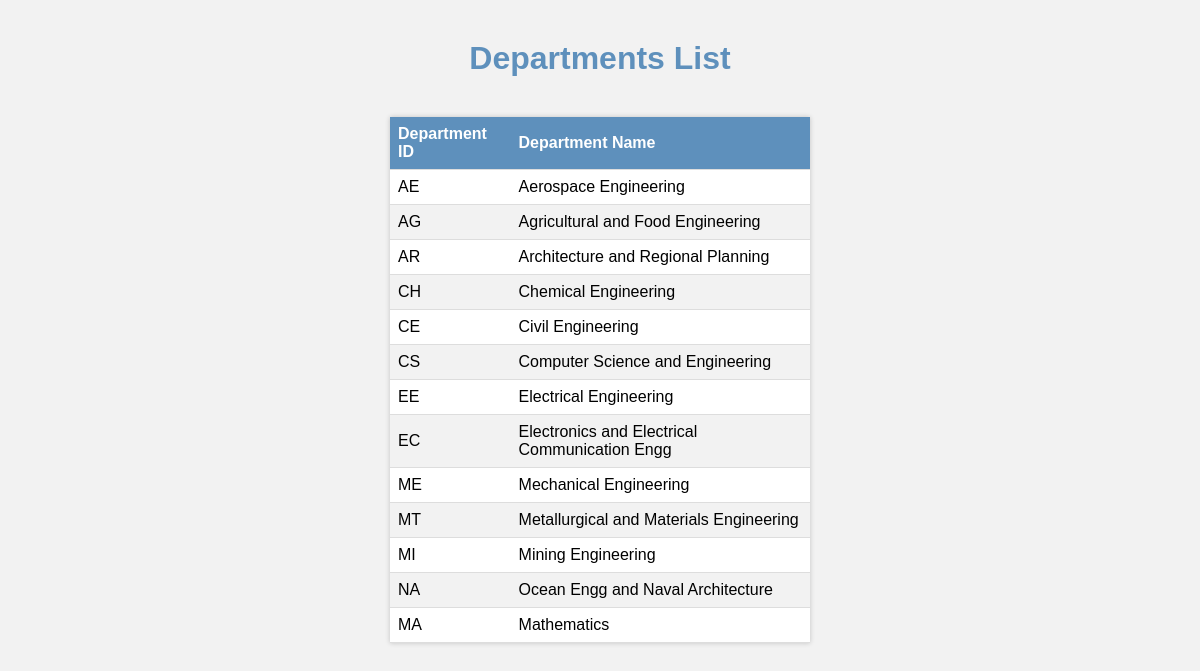
The page /departments on the database its author committed.
### polls/models.py (models this page shows, shortened)
class department(models.Model):
    department_id = models.CharField(max_length=200, primary_key=True, unique=True, null=False)
    name = models.CharField(max_length=200, null=False)

### polls/views.py (the view)
# urls.py: path('departments',views.view_departments, name="view_departments"),
def view_departments(request):
    return render(request,"polls/departments.html",{"departments_list":department.objects.all()})

### polls/template/polls/departments.html (shortened to what this page needs)
{% load static %}
<!DOCTYPE html>
<html>
<head>
</head>
<body>
    <h1>Departments List</h1>
    <table class="Departments">
        <thead>
            <tr>
                <th>Department ID</th>
                <th>Department Name</th>
            </tr>
        </thead>
        <tbody>
            {% for item in departments_list%}
            <tr>
                <td>{{item.department_id}}</td>
                <td>{{item.name}}</td>
            </tr>
            {% endfor %}
        </tbody>
    </table>
</body>

### polls/template/polls/departments.html (style rules this page uses)
body { font-family: Arial, sans-serif; margin: 0; padding: 0; background-color: #f2f2f2; }
h1 { text-align: center; color: #5e90bc; margin-top: 40px; }
.Departments { border-collapse: collapse; width: 35%; margin: 40px auto; background-color: white; box-shadow: 0px 0px 5px 0px rgba(0, 0, 0, 0.2); column-gap: 0ch; }
th, td { text-align: left; padding: 8px; border-bottom: 1px solid #ddd; }
th { background-color: #5e90bc; color: white; }
tr:nth-child(even) { background-color: #f2f2f2; }

### rows shown on the page
department: department_id "AE", name "Aerospace Engineering"
department: department_id "AG", name "Agricultural and Food Engineering"
department: department_id "AR", name "Architecture and Regional Planning"
department: department_id "CH", name "Chemical Engineering"
department: department_id "CE", name "Civil Engineering"
department: department_id "CS", name "Computer Science and Engineering"
department: department_id "EE", name "Electrical Engineering"
department: department_id "EC", name "Electronics and Electrical Communication Engg"
department: department_id "ME", name "Mechanical Engineering"
department: department_id "MT", name "Metallurgical and Materials Engineering"
department: department_id "MI", name "Mining Engineering"
department: department_id "NA", name "Ocean Engg and Naval Architecture"
department: department_id "MA", name "Mathematics"
